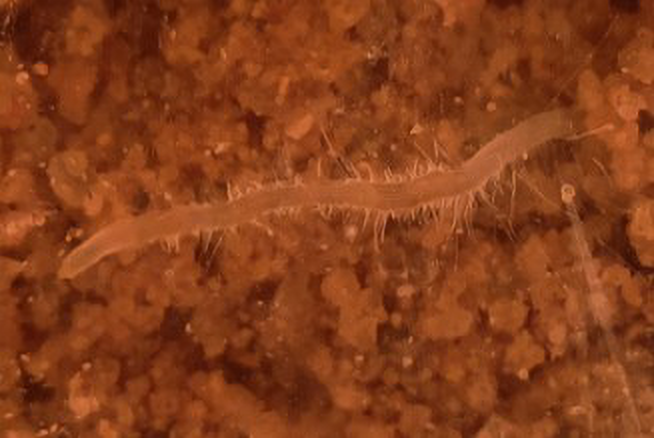
#> input picture SR_P1_X2.png, 654 x 438 px, given in place of SR_P1_X2.pngarb_bicubic_x8.png, which was not available
$ python -i Arbidiopsis.py   (imports and definitions only)
#> lines starting #> are read from the running program, lines starting #| are printed output that depends on the picture; after the words box and inside, x2 and y2 are one past the last pixel; in counts of white or black regions, pixels touching at a corner belong together; long printed decimals are rounded; pictures that were not available may be replaced by others from this repository, and a replacement may not be noted
import math
import cv2
import numpy as np
import matplotlib.pyplot as plt

# Desired ratio defined to be the background(black)/total pixels in 1st order filter step
desired_ratio = 0.8
# Segmented ratio defined to be the segmented image(white)/total pixels
segmented_ratio = 0.89


def color2gray(color_image):
    return cv2.cvtColor(color_image, cv2.COLOR_BGR2GRAY)

def unsharp_mask(gray_image):
    blurred_image = cv2.GaussianBlur(gray_image, (3, 3), 0)
    sharpened = cv2.addWeighted(gray_image, 1.5, blurred_image, -0.5, 0)
    sharpened = np.maximum(sharpened, np.zeros(sharpened.shape))
    sharpened = np.minimum(sharpened, 255 * np.ones(sharpened.shape))
    sharpened = sharpened.round().astype(np.uint8)
    return sharpened

def first_order_filter(sharpened_image):
    # Compute the histogram of the shifted grayscale image
    histogram = cv2.calcHist([sharpened_image], [0], None, [256], [0, 256])

    cutoff_val = find_gray_value_for_desired_ratio(histogram, desired_ratio)
    clear_values = range(0, cutoff_val)

    mask = np.ones_like(sharpened_image) * 255
    for value in clear_values:
        mask[sharpened_image == value] = 0

    first_order_filter = cv2.bitwise_and(sharpened_image, mask)

    return first_order_filter

def find_desired_ratio(first_order_filter):
    histogram = cv2.calcHist([first_order_filter], [0], None, [256], [0, 256])
    background = histogram.flatten()[0]
    total_pixels = np.sum(histogram)
    desired_ratio = background/total_pixels
    print(f'Desired background ratio: {desired_ratio}')

    return desired_ratio

def find_gray_value_for_desired_ratio(histogram, desired_ratio):
    # Step 1: Calculate the total number of pixels
    total_pixels = np.sum(histogram)

    # Step 2: Calculate the desired number of pixels with value 0
    desired_zero_pixels = total_pixels * desired_ratio

    # Step 3: Find the gray value using the cumulative sum
    cumulative_sum = np.cumsum(histogram)
    gray_value = np.searchsorted(cumulative_sum, desired_zero_pixels)

    return gray_value

def thresholding(filtered_image):
    # Apply thresholding to segment regions
    _, thresholded_image = cv2.threshold(filtered_image, 0, 255, cv2.THRESH_BINARY | cv2.THRESH_OTSU)

    # Compute the connected components and labels on the threshold image
    _, labels, stats, _ = cv2.connectedComponentsWithStats(thresholded_image)

    # Find the label of the largest cluster (excluding background label 0)
    largest_label = np.argmax(stats[1:, cv2.CC_STAT_AREA]) + 1

    # Create a binary mask for the brightest cluster
    largest_label_image = np.uint8(labels == largest_label) * 255

    return largest_label_image

def morphology_filter(filtered_image):
    # Apply Opening Filter
    kernel = np.ones((2, 2), np.uint8)
    opening_mean = cv2.morphologyEx(filtered_image, cv2.MORPH_OPEN, kernel, iterations=2)

    # Apply Closing Filter (Minimal as Possible)
    closing_mean = cv2.morphologyEx(opening_mean, cv2.MORPH_CLOSE, kernel, iterations=1)

    return closing_mean

def fine_tuning(filtered_image):
    # Compute the connected components and labels on the threshold image
    _, labels, stats, _ = cv2.connectedComponentsWithStats(filtered_image)

    # Find the label of the largest cluster (excluding background label 0)
    largest_label = np.argmax(stats[1:, cv2.CC_STAT_AREA]) + 1

    # Create a binary mask for the brightest cluster
    largest_label_image = np.uint8(labels == largest_label) * 255

    return largest_label_image

def root_only(segmented_image, scaling_factor):
    temp_ratio = round(find_desired_ratio(segmented_image), 2)
    ratio = scaling_factor*segmented_ratio/temp_ratio
    print(f"Ratio: {ratio}, Open Iterations: {int(5*np.sqrt(ratio))}")
    root_only = cv2.morphologyEx(segmented_image, cv2.MORPH_OPEN, kernel=np.ones((5, 5), np.uint8), iterations=int(5*np.sqrt(ratio)))
    root_only = cv2.morphologyEx(root_only, cv2.MORPH_CLOSE, kernel=np.ones((4, 4), np.uint8), iterations=int(5*ratio))
    root_only = cv2.morphologyEx(root_only, cv2.MORPH_OPEN, kernel=np.ones((4, 4), np.uint8), iterations=int(5*np.sqrt(ratio)))
    root_only = fine_tuning(root_only)

    return root_only

def histogram_plot(image, image_name):
    histogram = cv2.calcHist([image], [0], None, [256], [0, 256])
    plt.figure(f'Histogram of {image_name}')
    plt.scatter(range(len(histogram)), histogram, marker='o')
    plt.xlabel('Grayscale Value'), plt.ylabel('Magnitude')
    plt.title(f'Histogram of {image_name}')
    plt.xlim([0, 255]), plt.grid(True)
    return plt

def contour_detection(hairs_only):
    contours, _ = cv2.findContours(hairs_only, cv2.RETR_EXTERNAL, cv2.CHAIN_APPROX_SIMPLE)
    print(f"Number of contours: {len(contours)}")
    return len(contours), contours

def root_length(root_only):
    contours, _ = cv2.findContours(root_only, cv2.RETR_EXTERNAL, cv2.CHAIN_APPROX_SIMPLE)
    # Convert contour points to a NumPy array
    contour_array = np.array(contours).reshape(-1, 2)

    # Extract x coordinates
    x_coords = contour_array[:, 0]

    # Find the minimum and maximum x,y values
    min_x, min_y = np.min(x_coords), contour_array[np.argmin(x_coords), 1]
    max_x, max_y = np.max(x_coords), contour_array[np.argmax(x_coords), 1]

    length = math.sqrt((max_x-min_x)**2 + (max_y-min_y)**2)
    print(f"Root length: {length}")

    return length

def roots_hair_density(root_length, hairs_num):
    print(f"Root hairs density: {hairs_num/root_length}")
    return hairs_num/root_length

def Arbidiopsis_active(path, save_path):
#> called with path = 'SR_P1_X2.png', save_path = 'out.png'
    image_list = ['arb_bicubic_x2', 'arb_bicubic_x3', 'arb_bicubic_x4', 'arb_bicubic_x8', 'arb_sr_x2', 'arb_sr_x3',
                  'arb_sr_x4', 'arb_sr_x8']

    # Base Case - LR Image
    image = image_list[3]
    color_image = cv2.imread(path + image + '.png')
#> color_image is the input picture: shape (438, 654, 3); mean B, G, R 25.9, 62.4, 135.4
    # scale_factor = int(image[-1:])
    scaling_factor = color_image.shape[0] / 816
#> scaling_factor = 0.537

    # Step 1: Convert into Grayscale
    gray_image = color2gray(color_image)
#> in color2gray, `return cv2.cvtColor(color_image, cv2.COLOR_BGR2GRAY)`:
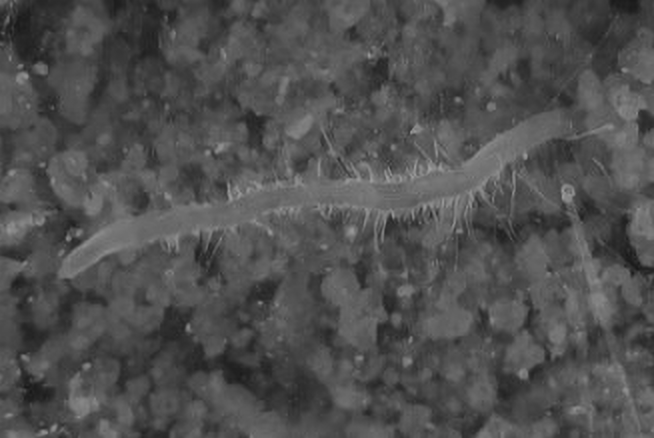
#> returned value: shape (438, 654); min 24, max 160, mean 80.1
    plt.figure(image)
    plt.subplot(3, 3, 1)
    plt.imshow(cv2.cvtColor(color_image, cv2.COLOR_BGR2RGB))
    plt.title(image)
    plt.axis('off')

    # Step 2: Apply Gaussian Filter (Un-sharp Mask)
    sharpened_image = unsharp_mask(gray_image)
    # plt.figure('Sharpened Image')
    plt.subplot(3, 3, 2)
    plt.imshow(sharpened_image, cmap='gray')
    plt.title('Sharpened Image')
    plt.axis('off')
    # plt = histogram_plot(sharpened_image, 'Sharpened Image')

    # Step 3: First order filter - remove most of the background
    first_order_filter_image = first_order_filter(sharpened_image)
#> in first_order_filter, `histogram = cv2.calcHist([sharpened_image], [0], None, [256], [0, 256])`: histogram = 256 values, max 9345 at index 80, min 0 at index 0, mean 1119
#> in find_gray_value_for_desired_ratio, `total_pixels = np.sum(histogram)`: total_pixels = 286452
#> in find_gray_value_for_desired_ratio, `desired_zero_pixels = total_pixels * desired_ratio`: desired_zero_pixels = 229161.6
#> in find_gray_value_for_desired_ratio, `cumulative_sum = np.cumsum(histogram)`: cumulative_sum = 256 values from 0 to 286452
#> in find_gray_value_for_desired_ratio, `gray_value = np.searchsorted(cumulative_sum, desired_zero_pixels)`: gray_value = 96
#> after the loop in first_order_filter, `for value in clear_values:`:
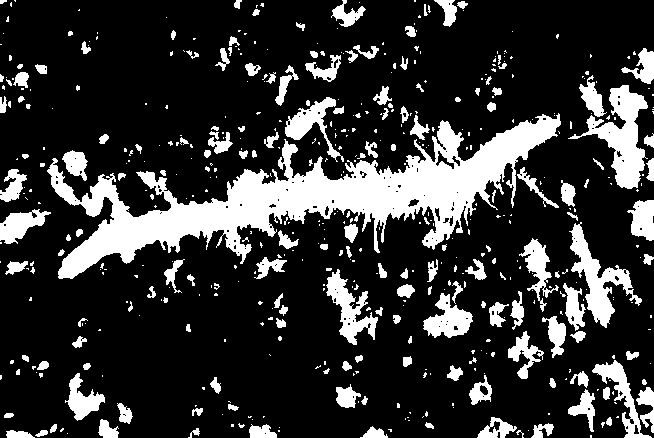
#> mask: shape (438, 654); 20.5% white; 525 white regions (358 under 20 px), largest, box (x1, y1, x2, y2) and area: (47, 113, 561, 279) 25087, (568, 85, 648, 189) 3040, (569, 222, 642, 328) 2274
    # plt.figure('First-Order Filter')
    plt.subplot(3, 3, 3)
    plt.imshow(first_order_filter_image, cmap='gray')
    plt.title('First-Order Filter')
    plt.axis('off')
    # plt = histogram_plot(first_order_filter, 'First-Order Filter')

    # Step 4: Apply Thresholding using Otsu
    segmented_image = thresholding(first_order_filter_image)
#> in thresholding, `_, labels, stats, _ = cv2.connectedComponentsWithStats(thresholded_ima..`:
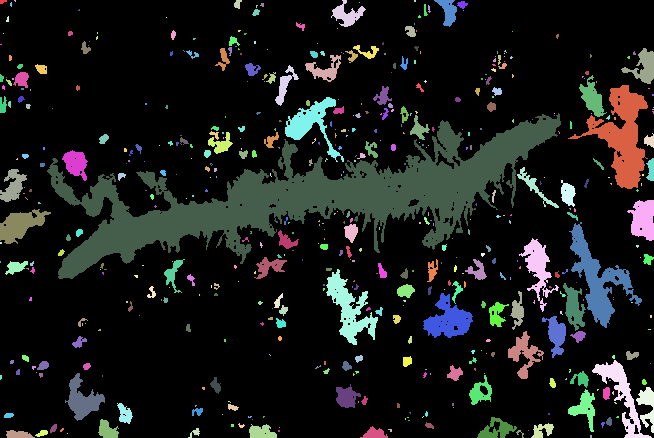
#> labels: shape (438, 654) int32; 526 distinct labels, from 0 to 525; one colour per label, 0 black
#> in thresholding, `_, labels, stats, _ = cv2.connectedComponentsWithStats(thresholded_ima..`: stats = 526 rows, first 6: [0, 0, 654, 438, 227805], [0, 0, 7, 4, 21], [14, 0, 2, 2, 3], [234, 0, 8, 9, 48], [331, 0, 35, 27, 402], [414, 0, 2, 2, 4]
#> in thresholding, `largest_label = np.argmax(stats[1:, cv2.CC_STAT_AREA]) + 1`: largest_label = 148
#> in thresholding, `largest_label_image = np.uint8(labels == largest_label) * 255`:
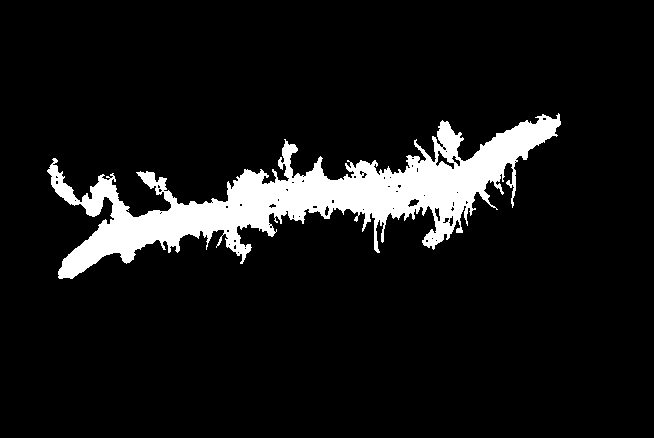
#> largest_label_image: shape (438, 654); 8.8% white; 1 white region, box (x1, y1, x2, y2) and area: (47, 113, 561, 279) 25087
    # plt.figure('Thresholding')
    plt.subplot(3, 3, 4)
    plt.imshow(segmented_image, cmap='gray')
    plt.title('Segmented Image')
    plt.axis('off')

    # Step 5: Filter the Root Only from the Segmented Image
    root_only_image = root_only(segmented_image, scaling_factor)
#> in find_desired_ratio, `histogram = cv2.calcHist([first_order_filter], [0], None, [256], [0, 2..`: histogram = 256 values, max 261365 at index 0, min 0 at index 1, mean 1119
#> in find_desired_ratio, `background = histogram.flatten()[0]`: background = 261365
#> in find_desired_ratio, `total_pixels = np.sum(histogram)`: total_pixels = 286452
#> in find_desired_ratio, `desired_ratio = background/total_pixels`: desired_ratio = 0.912
#| Desired background ratio: 0.9124
#> in root_only, `temp_ratio = round(find_desired_ratio(segmented_image), 2)`: temp_ratio = 0.91
#> in root_only, `ratio = scaling_factor*segmented_ratio/temp_ratio`: ratio = 0.525
#| Ratio: 0.525, Open Iterations: 3
#> in root_only, `root_only = cv2.morphologyEx(segmented_image, cv2.MORPH_OPEN, kernel=n..`: root_only: shape (438, 654); 6.2% white; 4 white regions, box (x1, y1, x2, y2) and area: (62, 120, 555, 277) 17049, (440, 130, 458, 148) 282, (96, 180, 112, 197) 263, (86, 199, 101, 214) 223
#> in root_only, `root_only = cv2.morphologyEx(root_only, cv2.MORPH_CLOSE, kernel=np.one..`: root_only: shape (438, 654); 6.3% white; 3 white regions, box (x1, y1, x2, y2) and area: (64, 122, 557, 279) 17194, (88, 182, 114, 216) 496, (442, 132, 460, 150) 282
#> in root_only, `root_only = cv2.morphologyEx(root_only, cv2.MORPH_OPEN, kernel=np.ones..`: root_only: shape (438, 654); 6.3% white; 4 white regions, box (x1, y1, x2, y2) and area: (67, 125, 560, 282) 17194, (445, 135, 463, 153) 282, (101, 185, 117, 202) 263, (91, 204, 106, 219) 223
#> in fine_tuning, `_, labels, stats, _ = cv2.connectedComponentsWithStats(filtered_image)`:
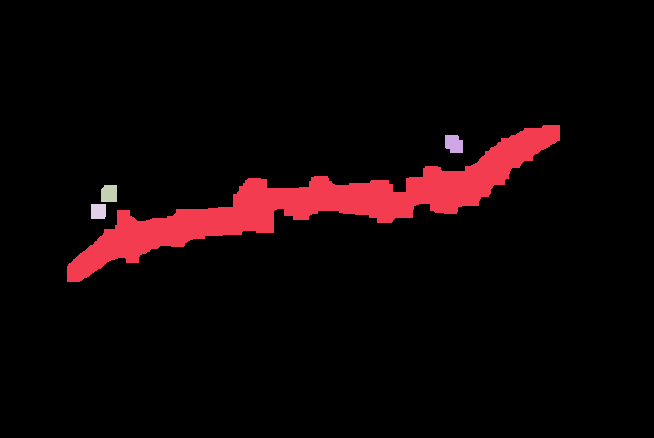
#> labels: shape (438, 654) int32; 5 distinct labels, from 0 to 4; one colour per label, 0 black
#> in fine_tuning, `_, labels, stats, _ = cv2.connectedComponentsWithStats(filtered_image)`: stats = [[0, 0, 654, 438, 268490], [67, 125, 493, 157, 17194], [445, 135, 18, 18, 282], [101, 185, 16, 17, 263], [91, 204, 15, 15, 223]]
#> in fine_tuning, `largest_label = np.argmax(stats[1:, cv2.CC_STAT_AREA]) + 1`: largest_label = 1
#> in fine_tuning, `largest_label_image = np.uint8(labels == largest_label) * 255`: largest_label_image: shape (438, 654); 6% white; 1 white region, box (x1, y1, x2, y2) and area: (67, 125, 560, 282) 17194
    # plt.figure('Root Only Image')
    plt.subplot(3, 3, 7)
    plt.imshow(root_only_image, cmap='gray')
    plt.title('Root Only Image')
    plt.axis('off')

    # Step 6: Filter the Root-Hairs Only from the Segmented Image
    hairs_only = cv2.subtract(segmented_image, root_only_image)
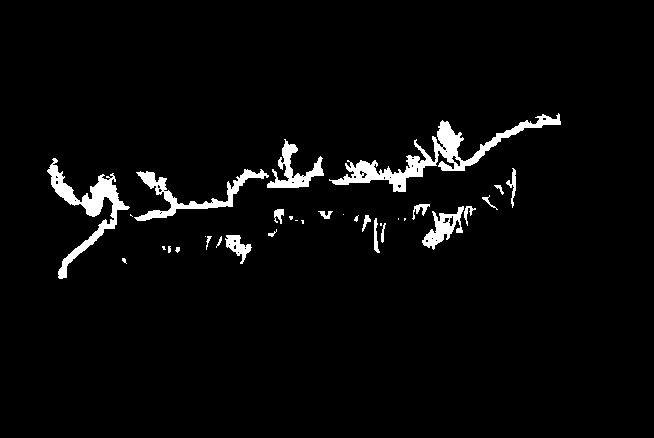
#> hairs_only: shape (438, 654); 3.5% white; 33 white regions (13 under 20 px)
    # plt.figure('Root-Hairs Only Image')
    plt.subplot(3, 3, 8)
    plt.imshow(hairs_only, cmap='gray')
    plt.title('Root-Hairs Only Image')
    plt.axis('off')

    # Step 7: Contour Detection
    hairs_num, hairs_contours = contour_detection(hairs_only)
#> in contour_detection, `contours, _ = cv2.findContours(hairs_only, cv2.RETR_EXTERNAL, cv2.CHAI..`: contours = 33 contours, 17 with area under 20; largest, box (x1, y1, x2, y2) and area: (329, 113, 561, 192) 2918, (47, 158, 130, 279) 1930, (134, 169, 269, 221) 1267, (267, 139, 324, 188) 821, (422, 206, 464, 250) 678
#| Number of contours: 33
#> hairs_num = 33; hairs_contours has the same summary as contours in contour_detection

    # Step 9: Calculate Root Hair Density
    root_length_image = root_length(root_only_image)
#> in root_length, `contours, _ = cv2.findContours(root_only, cv2.RETR_EXTERNAL, cv2.CHAIN..`: contours = 1 contour; box (x1, y1, x2, y2) and area: (67, 125, 560, 282) 16568
#> in root_length, `contour_array = np.array(contours).reshape(-1, 2)`: contour_array = 338 pairs, first value 67 to 559, second value 125 to 281
#> in root_length, `x_coords = contour_array[:, 0]`: x_coords = 338 values, max 559 at index 336, min 67 at index 166, mean 317.5
#> in root_length, `min_x, min_y = np.min(x_coords), contour_array[np.argmin(x_coords), 1]`: min_x = 67; min_y = 266
#> in root_length, `max_x, max_y = np.max(x_coords), contour_array[np.argmax(x_coords), 1]`: max_x = 559; max_y = 140
#> in root_length, `length = math.sqrt((max_x-min_x)**2 + (max_y-min_y)**2)`: length = 507.9
#| Root length: 507.878
#> root_length_image = 507.9
    density = roots_hair_density(root_length_image, hairs_num)
#| Root hairs density: 0.06498
#> density = 0.065

    # Draw contours on the original image for visualization
    cv2.drawContours(color_image, hairs_contours, -1, (0, 255, 0), 2)
    # plt.figure('Root Hair Contours on The Sharpened Image')
    plt.subplot(3, 3, 9)
    plt.imshow(cv2.cvtColor(color_image, cv2.COLOR_BGR2RGB))
    plt.title(f'{hairs_num} Root Hair Contours')
    plt.axis('off')

    plt.tight_layout()
    # Save the figure to a file
    # plt.savefig(os.path.join(path, f'{image} processing.png'), dpi=500, bbox_inches='tight')
    plt.savefig(save_path, dpi=300)
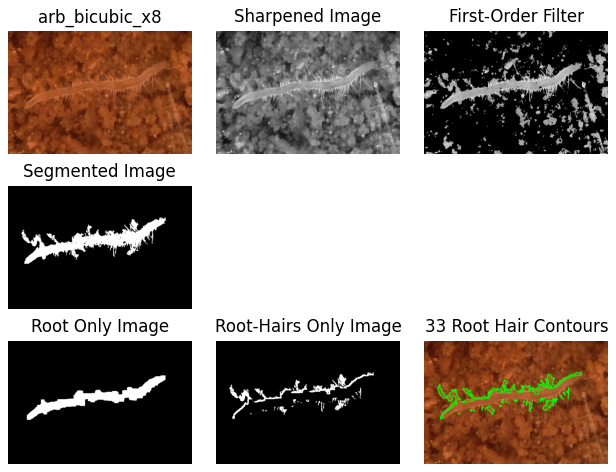
#> figure drawn by matplotlib, 7 panels
    # plt.show()

>>> result = Arbidiopsis_active('SR_P1_X2.png', 'out.png')
